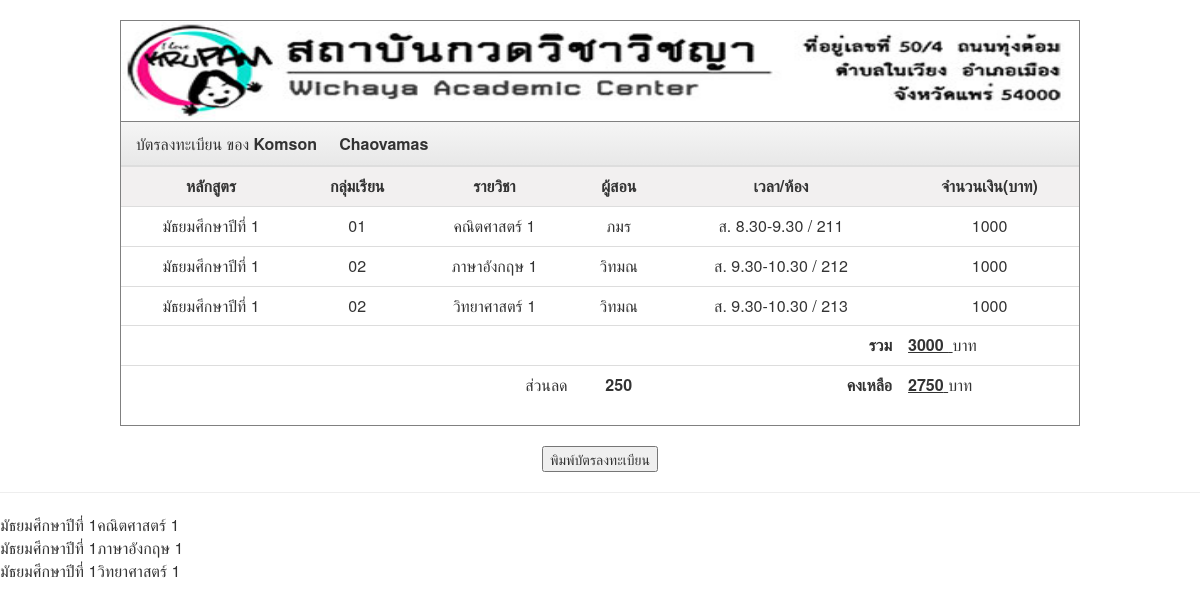
The page /student/bill_regis.php (signed in) on the database its author committed.
### tables this page shows
CREATE TABLE `member` (
  `member_id` int(11) NOT NULL auto_increment,
  `username` varchar(12) NOT NULL,
  `pass` varchar(12) NOT NULL,
  `name` varchar(30) NOT NULL,
  `surname` varchar(30) NOT NULL,
  `nickname` varchar(30) NOT NULL,
  `fileupload` varchar(200) NOT NULL,
  `email` varchar(50) NOT NULL,
  `telephone` varchar(20) NOT NULL,
  `gender` varchar(5) NOT NULL,
  `address` mediumtext NOT NULL,
  `birthday` date NOT NULL,
  `parents_name` varchar(40) NOT NULL,
  `parents_tel` varchar(20) NOT NULL,
  PRIMARY KEY  (`member_id`)
);

CREATE TABLE `section` (
  `sec_id` int(11) NOT NULL auto_increment,
  `sec_name` varchar(20) NOT NULL,
  `cos_id` int(11) NOT NULL,
  `sub_id` int(11) NOT NULL,
  `teacher_id` int(11) NOT NULL,
  `max_sec` int(11) NOT NULL,
  `day` varchar(20) NOT NULL,
  `since` varchar(2) NOT NULL,
  `until` varchar(2) NOT NULL,
  `room` varchar(4) NOT NULL,
  `num_sec` int(11) NOT NULL,
  `sec_count` int(11) NOT NULL,
  PRIMARY KEY  (`sec_id`)
);

CREATE TABLE `course` (
  `cos_id` int(11) NOT NULL auto_increment,
  `cos_name` varchar(150) NOT NULL,
  `cos_max` int(11) NOT NULL,
  `num_sec` int(11) NOT NULL,
  `price` int(11) NOT NULL,
  `discount` int(11) NOT NULL,
  `detail` mediumtext NOT NULL,
  `begin_day` date NOT NULL,
  `end_day` date NOT NULL,
  `begin_reg` date NOT NULL,
  `end_reg` date NOT NULL,
  PRIMARY KEY  (`cos_id`)
);

CREATE TABLE `subject` (
  `sub_id` int(11) NOT NULL auto_increment,
  `sub_name` varchar(50) NOT NULL,
  `price` int(11) NOT NULL,
  `time_sub` varchar(50) NOT NULL,
  `detail` mediumtext NOT NULL,
  PRIMARY KEY  (`sub_id`)
);

CREATE TABLE `teacher` (
  `teacher_id` int(11) NOT NULL auto_increment,
  `username` varchar(12) NOT NULL,
  `pass` varchar(12) NOT NULL,
  `name` varchar(30) NOT NULL,
  `surname` varchar(30) NOT NULL,
  `nickname` varchar(20) NOT NULL,
  `email` varchar(50) NOT NULL,
  `telephone` varchar(20) NOT NULL,
  `gender` varchar(5) NOT NULL,
  `address` mediumtext NOT NULL,
  `birthday` date NOT NULL,
  PRIMARY KEY  (`teacher_id`)
);

### config/config.php (called while the page is built, shortened)
<?php
	$database="new_training";
?>

### student/bill_regis.php (the view, shortened to what this page needs)
<?
	include('../config/config.php');
?>
<link href="../bootstrap-3.2.0-dist/css/bootstrap-theme.css" rel="stylesheet" type="text/css">
<link href="../bootstrap-3.2.0-dist/css/bootstrap.css" rel="stylesheet" type="text/css">
<div id="print_bill">
<table cellpadding="0" cellspacing="0" border="1" align="center" width="80%">
	<tr>
		<td><img src="../images/bill_header1.jpg" width="100%" height="100px"></td>
	</tr>
<?
	$sql="select name,surname from member where member_id=".$_SESSION['id'];
	$results=mysql_db_query($database,$sql);
	$rows=mysql_fetch_array($results);
?>
	<br/>
	<tr>
		<td>
        <div class="panel-default">
         <div class="panel-heading">บัตรลงทะเบียน ของ <b><?=$rows["name"]?>&nbsp;&nbsp;&nbsp;&nbsp;&nbsp;<?=$rows["surname"]?></b></div>
			<table cellpadding="1" cellspacing="1" border="0" align="center" width="70%" class="table">
				<tr align="center" bgcolor="#F2F0F0">
					<td><strong>หลักสูตร</strong></td>
					<td><strong>กลุ่มเรียน</strong></td>
					<td><strong>รายวิชา</strong></td>
					<td><strong>ผู้สอน</strong></td>
					<td><strong>เวลา/ห้อง</strong></td>
					<td><strong>จำนวนเงิน(บาท)</strong></td>
				</tr>
				<?
					$sql= "SELECT course.cos_name, section.sec_name,subject.sub_name,teacher.name,section.day,section.since,section.until,section.room,subject.price,course.discount,course.price AS cPrice FROM course
     						inner join course_item
          					ON course.cos_id = course_item.cos_id
     						inner join subject
          					ON course_item.sub_id = subject.sub_id
     						inner join section
          					ON subject.sub_id=section.sub_id
          					inner join teacher
          					on section.teacher_id=teacher.teacher_id
     						inner join learn
          					ON section.sec_id=learn.sec_id
     						inner join member
          					ON member.member_id=learn.member_id
					where learn.member_id=".$_SESSION['id'];
					$result=mysql_db_query($database,$sql) or die($sql);
					while($row=mysql_fetch_array($result)){
						$strDay=getDay($row[4]);
						$strSince=getSince($row[5]);
						$strUntil=getUntil($row[6]);
				?>
				<tr>
		            <td align="center" valign="middle"><?=$row[0];?></td>
		            <td align="center" valign="middle"><?=$row[1];?></td>
		            <td align="center" valign="middle"><?=$row[2];?></td>
		            <td align="center" valign="middle"><?=$row[3];?></td>
		            <td align="center" valign="middle"><?=$strDay?>&nbsp;<?=$strSince?>-<?=$strUntil?> /
					<?=$row[7]?>
		            </td>
		             <td align="center" valign="middle"><?=$row[8];?></td>
		        </tr>
				<?
					}
				?>
                <tr>
                	<td colspan="5" align="right"><strong>รวม</strong></td>
                    <?
                    	$sql="SELECT SUM(subject.price) AS TotalPrice FROM subject,learn where subject.sub_id=learn.sub_id and learn.member_id=".$_SESSION['id'];
                    	$result=mysql_db_query($database,$sql) or die($sql);
						$rw=mysql_fetch_array($result);
					?>
                    <td><u><b><?=$rw["TotalPrice"];?> </b>&nbsp;</u>บาท</td>
                </tr>
                <tr>
                	<?
                    	$sql_dis="select course.discount,course.cos_id from learn,course where learn.cos_id=course.cos_id and learn.member_id=".$_SESSION['id'];
						$results=mysql_db_query($database,$sql_dis) or die($sql_dis);
						$roww=mysql_fetch_array($results);
					?>
                	<td colspan="3" align="right">
                    	ส่วนลด
                    </td>
                    <td align="center">
                    	<b><?=$roww[0];?></b>
                    </td>
                    <td align="right">
                    	<b>คงเหลือ</b>
                    </td>
                    <td>
                    <u>
                    	<?
                    		$dis=$rw["TotalPrice"]-$roww[0];
                    	?>
                    	<b><?=$dis?></b>
                    </u>
                    บาท
                    </td>
                </tr>
			</table>
            </div>
	  </td>
	</tr>
</table>
</div>
<div align="center"><input type="button" value="พิมพ์บัตรลงทะเบียน" onclick="printDiv('print_bill')"></div>
<hr>
<table>
<?
	$sql="SELECT course.cos_name, subject.sub_name
			FROM course
			INNER JOIN course_item ON course.cos_id = course_item.cos_id
			INNER JOIN subject ON course_item.sub_id = subject.sub_id
			WHERE course.cos_id =$roww[1]";
	$result=mysql_db_query($database,$sql) or die($sql);
	while($row=mysql_fetch_array($result)){
?>
	<tr>
		<td>
			<?=$row[0];?>
		</td>
		<td>
			<?=$row[1]?>
		</td>
	</tr>
<?
	}
?>
</table>
<?
	function getDay($d){
			if($d==1){
				$da='อา.';
			}elseif($d==2){
				$da='จ.';
			}elseif($d==3){
				$da='อ.';
			}elseif($d==4){
				$da='พ.';
			}elseif($d==5){
				$da='พฤ.';
			}elseif($d==6){
				$da='ศ.';
			}else{
				$da='ส.';
			}
			return $da;
	}
	function getSince($s){
		if($s==1){
			$si='8.30';
		}elseif($s==2){
			$si='9.30';
		}elseif($s==3){
			$si='10.30';
		}elseif($s==4){
			$si='11.30';
		}elseif($s==5){
			$si='12.30';
		}elseif($s==6){
			$si='13.30';
		}elseif($s==7){
			$si='14.30';
		}elseif($s==8){
			$si='15.30';
		}elseif($s==9){
			$si='16.30';
		}elseif($s==10){
			$si='17.30';
		}elseif($s==11){
			$si='18.30';
		}else{
			$si='19.30';
		}
		return $si;
	}
	function getUntil($u){
		if($u==2){
			$ut='9.30';
		}elseif($u==3){
			$ut='10.30';
		}elseif($u==4){
			$ut='11.30';
		}elseif($u==5){
			$ut='12.30';
		}elseif($u==6){
			$ut='13.30';
		}elseif($u==7){
			$ut='14.30';
		}elseif($u==8){
			$ut='15.30';
		}elseif($u==9){
			$ut='16.30';
		}elseif($u==10){
			$ut='17.30';
		}elseif($u==11){
			$ut='18.30';
		}else{
			$ut='19.30';
		}
		return $ut;
	}
?>

### rows shown on the page
member: name "Komson", surname "Chaovamas"
section: cos.cos_name "มัธยมศึกษาปีที่ 1", sec_name "01", sub.sub_name "คณิตศาสตร์ 1", teacher.name "ภมร", day "ส.", since "8.30", until "9.30", room "211", sub.price "1000"
section: cos.cos_name "มัธยมศึกษาปีที่ 1", sec_name "02", sub.sub_name "ภาษาอังกฤษ 1", teacher.name "วิทมณ", day "ส.", since "9.30", until "10.30", room "212", sub.price "1000"
section: cos.cos_name "มัธยมศึกษาปีที่ 1", sec_name "02", sub.sub_name "วิทยาศาสตร์ 1", teacher.name "วิทมณ", day "ส.", since "9.30", until "10.30", room "213", sub.price "1000"
course: discount "250", cos_name "มัธยมศึกษาปีที่ 1", subject.sub_name "คณิตศาสตร์ 1", subject.sub_name "ภาษาอังกฤษ 1", subject.sub_name "วิทยาศาสตร์ 1"

### other values the page prints
$rw["TotalPrice"] "3000"
$dis "2750"
